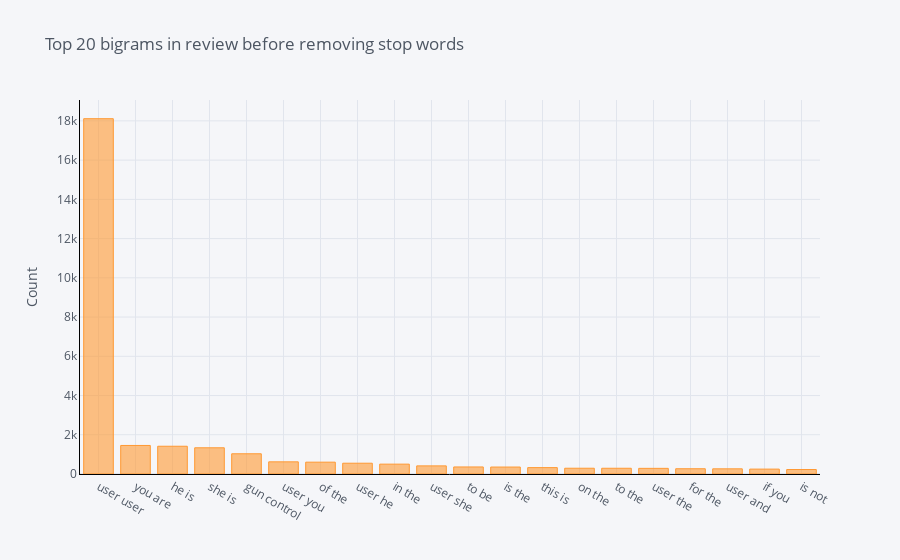

The code cell stored with this chart in its notebook:
### Code cell
df3.groupby('ReviewText').sum()['count'].sort_values(ascending=False).iplot(
    kind='bar', yTitle='Count', linecolor='black', title='Top 20 bigrams in review before removing stop words')

### Figure 1 — Plotly figure (JSON) as saved in the notebook; plotly's stock layout.template omitted (floating-point values rounded to 4 significant figures)
{"data": [{"name": "count", "text": "", "y": [18111, 1455, 1415, 1336, 1031, 620, 603, 550, 503, 414, 359, 355, 325, 294, 293, 288, 268, 264, 250, 228], "marker": {"color": "rgba(255, 153, 51, 0.6)", "line": {"color": "rgba(255, 153, 51, 1.0)", "width": 1}}, "x": ["user user", "you are", "he is", "she is", "gun control", "user you", "of the", "user he", "in the", "user she", "to be", "is the", "this is", "on the", "to the", "user the", "for the", "user and", "if you", "is not"], "type": "bar", "orientation": "v"}], "layout": {"title": {"text": "Top 20 bigrams in review before removing stop words", "font": {"color": "#4D5663"}}, "paper_bgcolor": "#F5F6F9", "plot_bgcolor": "#F5F6F9", "yaxis": {"tickfont": {"color": "#4D5663"}, "title": {"text": "Count", "font": {"color": "#4D5663"}}, "showgrid": true, "zerolinecolor": "#E1E5ED", "gridcolor": "#E1E5ED", "linecolor": "black"}, "xaxis": {"tickfont": {"color": "#4D5663"}, "title": {"text": "", "font": {"color": "#4D5663"}}, "showgrid": true, "zerolinecolor": "#E1E5ED", "gridcolor": "#E1E5ED", "linecolor": "black"}, "legend": {"bgcolor": "#F5F6F9", "font": {"color": "#4D5663"}}}}
